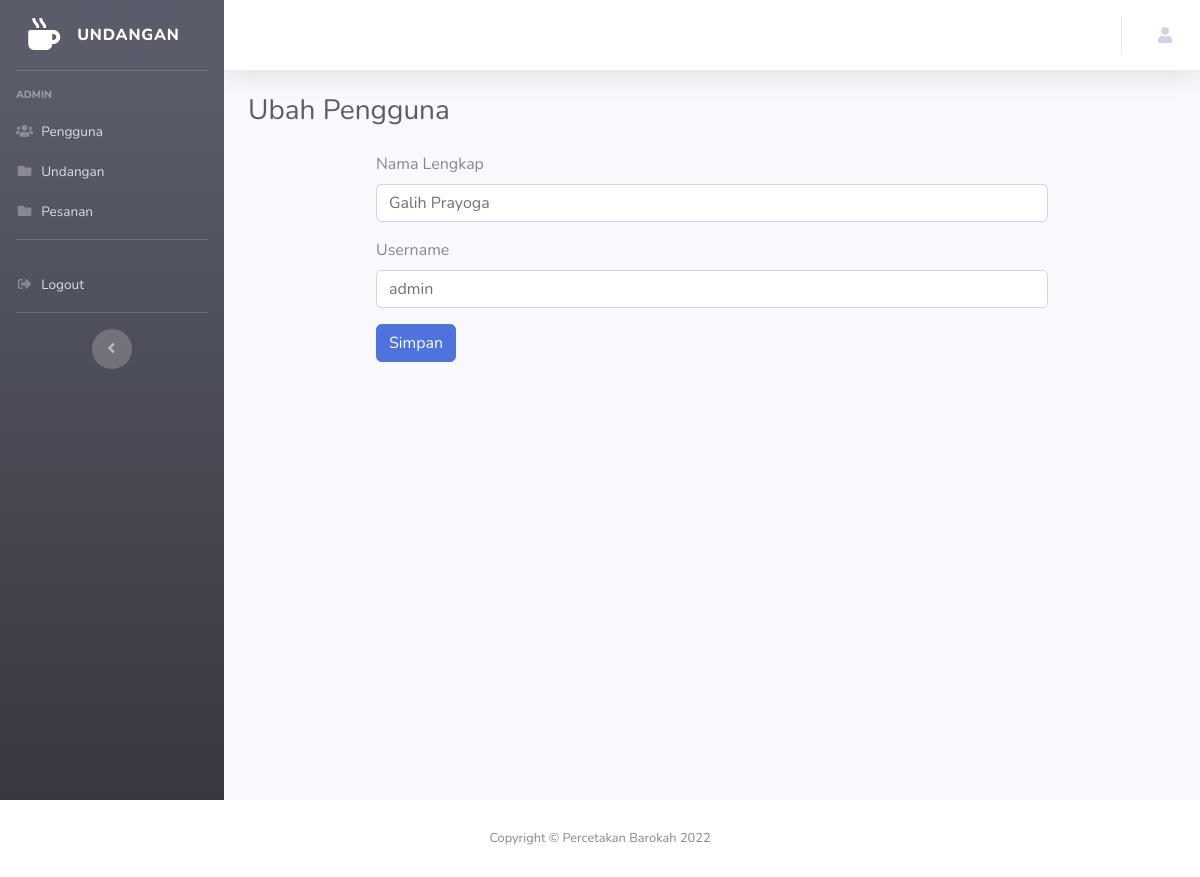
/Kelola_pengguna/edit_user/12, run on the app's committed database.
### tables this page shows
CREATE TABLE `user_sub_menu` (
  `id` int(11) NOT NULL,
  `title` varchar(128) NOT NULL,
  `url` varchar(128) NOT NULL,
  `icon` varchar(128) NOT NULL
);

CREATE TABLE `user` (
  `id` int(11) NOT NULL,
  `name` varchar(128) NOT NULL,
  `username` varchar(128) NOT NULL,
  `password` varchar(256) NOT NULL
);

### application/controllers/Kelola_pengguna.php (called while the page is built, shortened)
<?php
class Kelola_pengguna extends CI_Controller
{
	public function edit_user($id)
	{
		$data['title'] = 'Ubah Pengguna';
		$data['user'] = $this->db->get_where('user', ['username' => $this->session->userdata('username')])
			->row_array();
		$userListdata['user'] = $this->db->get_where('user', ['id' => $id])->result_array();
		$this->load->view('templates/header', $data);
		$this->load->view('templates/sidebar', $data);
		$this->load->view('templates/topbar', $data);
		$this->load->view('admin/hlm_ubah_pengguna', $userListdata);
		$this->load->view('templates/footer');
	}
}

### index.php (called while the page is built, shortened)
<?php
require_once BASEPATH.'core/CodeIgniter.php';

### application/views/admin/hlm_ubah_pengguna.php (the view, shortened to what this page needs)
<div class="container-fluid">
    <h1 class="h3 mb-4 text-gray-800"><?= $title; ?></h1>
    <?php foreach ($user as $u) { ?>
        <form class="col-lg-9 mx-auto" method="POST" action="<?= base_url('Kelola_pengguna/update_user'); ?>">
            <div class="form-group">
                <label>Nama Lengkap</label>
                <input type="text" class="form-control" id="name" name="name" placeholder="Full Name" value="<?= $u['name']; ?>">
            </div>
            <div class="form-group">
                <label>Username</label>
                <input type="text" class="form-control" id="username" name="username" placeholder="Username" value="<?= $u['username']; ?>">
            </div>
            <button type="submit" class="btn btn-primary">Simpan</button>
        </form>
    <?php } ?>
</div>
</div>
</div>
</div>

### application/views/templates/sidebar.php
<ul class="navbar-nav bg-gradient-dark sidebar sidebar-dark accordion" id="accordionSidebar">
    <a class="sidebar-brand d-flex align-items-center justify-content-center" href="index.html">
        <div class="sidebar-brand-icon">
            <i class="fas fa-mug-hot"></i>
        </div>
        <div class="sidebar-brand-text mx-3">UNDANGAN</div>
    </a>
    <hr class="sidebar-divider">
    <div class="sidebar-heading">
        ADMIN
    </div>
    <?php
    $querySubMenu = "  SELECT *
        FROM user_sub_menu ";
    $subMenu = $this->db->query($querySubMenu)->result_array();
    ?>
    <?php foreach ($subMenu as $sm) : ?>
        <?php if ($title == $sm['title']) : ?>
            <li class="nav-item active">
            <?php else : ?>
            <li class="nav-item">
            <?php endif; ?>
            <a class="nav-link pb-0" href="<?= base_url($sm['url']); ?>">
                <i class="<?= $sm['icon']; ?>"></i>
                <span><?= $sm['title'] ?></span></a>
            </li>
        <?php endforeach; ?>
        <hr class="sidebar-divider mt-3">
        <li class="nav-item">
            <a class="nav-link" href="<?= base_url('login/logout'); ?>">
                <i class="fas fa-fw fa-sign-out-alt"></i>
                <span>Logout</span></a>
        </li>
        <hr class="sidebar-divider d-none d-md-block">
        <div class="text-center d-none d-md-inline">
            <button class="rounded-circle border-0" id="sidebarToggle"></button>
        </div>
</ul>

### data on the page
user_sub_menu: title "Pengguna"
user_sub_menu: title "Undangan"
user_sub_menu: title "Pesanan"
user: name "Galih Prayoga", username "admin"

### other printed values
$title "Ubah Pengguna"
